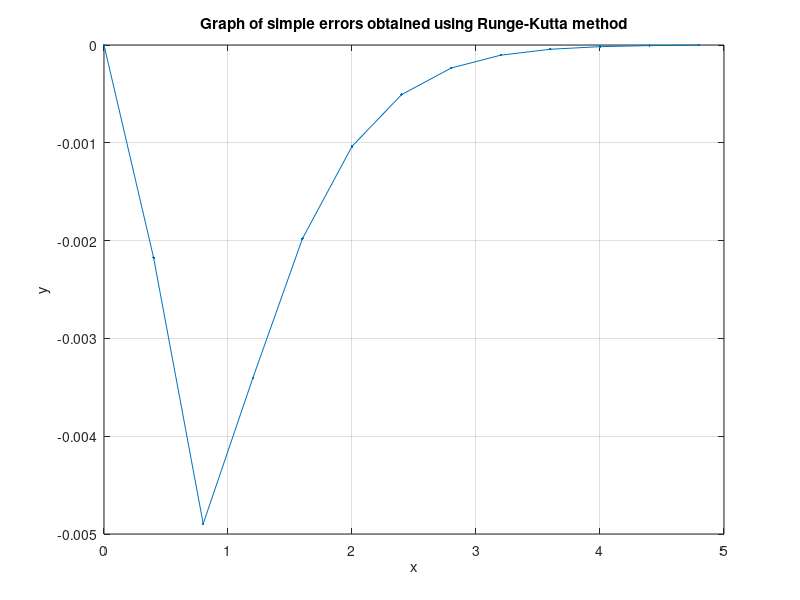

The MATLAB script that drew this image:
%E2 = (Y1 - Y2)/15
X = [0,0.4,0.8,1.2,1.6,2,2.4,2.8,3.2,3.6,4,4.4,4.8];
Y1 = [-10,-3.27385,-0.96868,-0.200844,0.0166483,0.0564239,0.0477463,0.0317009,0.0189331,0.0106528,0.0057684,0.00304117,0.00157206];
Y2 = [-10,-3.24123,-0.895254,-0.149744,0.046356,0.0719704,0.0553534,0.0352293,0.0204906,0.0113047,0.00602351,0.00313136,0.00159819];
% h1 = 1 ; h2 = 0.5

E2 = (Y1 - Y2)/15;

%plot
plot(X,E2, 'Marker', '.')
grid on
xlabel('x'), ylabel('y')
title('Graph of simple errors obtained using Runge-Kutta method')